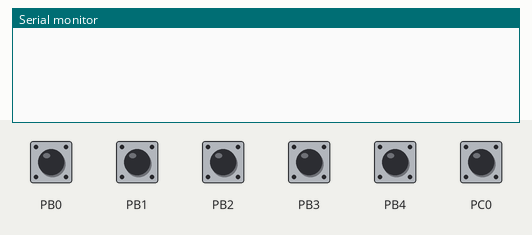
Recording of a program running on a simulated ATmega328P, built with avr-gcc and emulated at 16 MHz. Parts: the last lines printed to the serial monitor. The inputs (shaded band) are chosen by the test bench; at power-on: PB0–4, PC0 HIGH.

Above: at 1.2 s.
1.3 s: PB0 pulled LOW for 0.15 s
At 2.4 s:
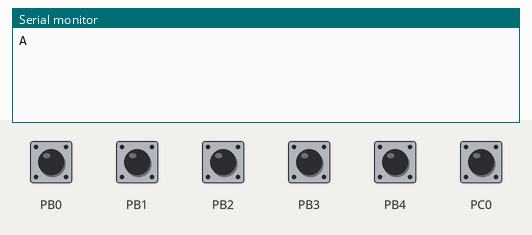
2.9 s: PB1 pulled LOW for 0.15 s
At 3.6 s:
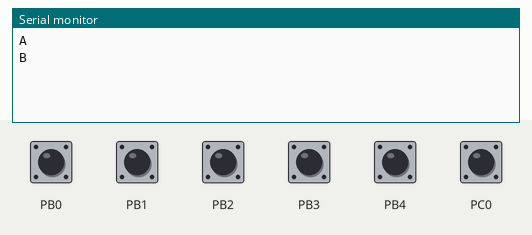
4.5 s: PB2 pulled LOW for 0.15 s
At 4.8 s:
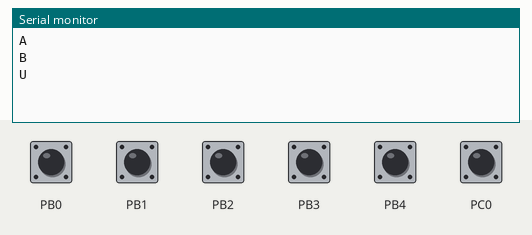
6.1 s: PB3 pulled LOW for 0.15 s
At 7.3 s:
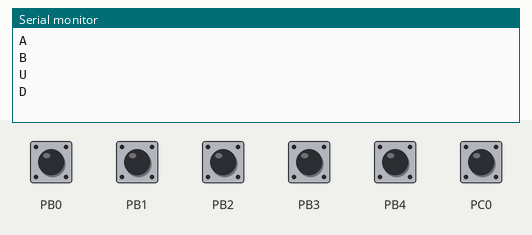
7.7 s: PB4 pulled LOW for 0.15 s
At 8.5 s:
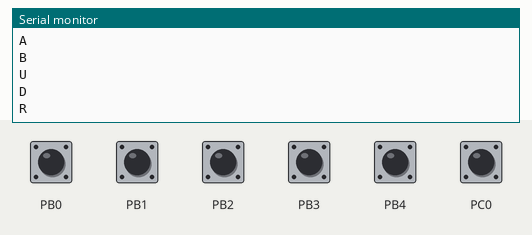
9.3 s: PC0 pulled LOW for 0.15 s
At 9.7 s:
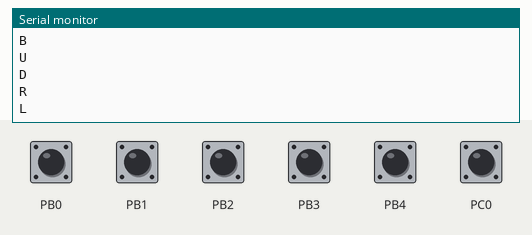

Measured:
- after the input at 1.3 s, the serial monitor: prints a new line at once (image 1)
- after the input at 2.9 s, the serial monitor: prints a new line at once (image 2)
- after the input at 4.5 s, the serial monitor: prints a new line at once (image 3)
- after the input at 6.1 s, the serial monitor: prints a new line at once (image 4)
- after the input at 7.7 s, the serial monitor: prints a new line at once (image 5)
- after the input at 9.3 s, the serial monitor: prints a new line at once (image 6)

The program:

main.c
```c
/*
 * main.c
 *
 * Created: 9/24/2025 11:03:04 PM
 *  Author: Nico
 */
#define F_CPU 16000000UL
#include <avr/io.h>
#include <avr/interrupt.h>
#include <util/delay.h>
#include "uart/uart.h"

#define BAUD 115200UL
#define UBRR_VAL ((F_CPU)/(8UL*BAUD) - 1UL) // nota: ahora con 8 en vez de 16


volatile char key_to_send = 0;
volatile uint8_t prevB = 0x1F; // <-- agregado
volatile uint8_t prevC = 0x01; // <-- agregado

// --- ISR para PB0 PB4 ---
ISR(PCINT0_vect) {
	uint8_t estadoB = PINB & 0x1F;
	uint8_t cambioB = prevB ^ estadoB;

	if ((cambioB & (1 << PB0)) && !(estadoB & (1 << PB0))) key_to_send = 'A';
	else if ((cambioB & (1 << PB1)) && !(estadoB & (1 << PB1))) key_to_send = 'B';
	else if ((cambioB & (1 << PB2)) && !(estadoB & (1 << PB2))) key_to_send = 'U';
	else if ((cambioB & (1 << PB3)) && !(estadoB & (1 << PB3))) key_to_send = 'D';
	else if ((cambioB & (1 << PB4)) && !(estadoB & (1 << PB4))) key_to_send = 'R';

	prevB = estadoB;
}

// --- ISR para PC0 (Izquierda) ---
ISR(PCINT1_vect) {
	uint8_t estadoC = PINC & 0x01;
	uint8_t cambioC = prevC ^ estadoC;
	if ((cambioC & (1 << PC0)) && !(estadoC & (1 << PC0))) key_to_send = 'L';
	prevC = estadoC;
}

int main(void) {
	// Configuraciones de pins (igual que antes)
	DDRB &= ~((1 << PB0) | (1 << PB1) | (1 << PB2) | (1 << PB3) | (1 << PB4));
	PORTB |= (1 << PB0) | (1 << PB1) | (1 << PB2) | (1 << PB3) | (1 << PB4);
	DDRC &= ~(1 << PC0);
	PORTC |= (1 << PC0);

	// Habilita PCINTs (igual que antes)
	PCICR |= (1 << PCIE0) | (1 << PCIE1);
	PCMSK0 |= (1<<PCINT0)|(1<<PCINT1)|(1<<PCINT2)|(1<<PCINT3)|(1<<PCINT4);
	PCMSK1 |= (1<<PCINT8);

	// UART init con UBRR calculado
	UART_init((unsigned int)UBRR_VAL);

	sei();

	// Prueba básica: delay corto al inicio para abrir la terminal
	_delay_ms(200);

	while (1) {
		if (key_to_send) {
			UART_sendChar(key_to_send);
			// opcional: enviar salto de línea para que sea legible
			UART_sendChar('\r');
			UART_sendChar('\n');

			// debounce y evita envíos duplicados
			_delay_ms(50);
			key_to_send = 0;
		}
	}
}
```

uart.c
```c
/*
 * uart.c
 *
 * Created: 9/24/2025 11:43:01 PM
 *  Author: Nico
 */
#include <avr/io.h>
#include "uart.h"

void UART_init(unsigned int ubrr) {
	UCSR0A = (1 << U2X0); // habilitar doble velocidad
	UBRR0H = (unsigned char)(ubrr >> 8);
	UBRR0L = (unsigned char)(ubrr);
	UCSR0B = (1 << TXEN0);                   // habilita TX
	UCSR0C = (1 << UCSZ01) | (1 << UCSZ00); // 8N1
}

void UART_sendChar(char data) {
	while (!(UCSR0A & (1 << UDRE0)));  // esperar buffer libre
	UDR0 = data;
}

void UART_sendString(const char *str) {
	while (*str) {
		UART_sendChar(*str++);
	}
}
```

uart.h
```c
/*
 * uart.h
 *
 * Created: 9/24/2025 11:43:11 PM
 *  Author: Nico
 */


// uart.h
#ifndef UART_H_
#define UART_H_

void UART_init(unsigned int ubrr);
void UART_sendChar(char data);
void UART_sendString(const char *str);

#endif
```
